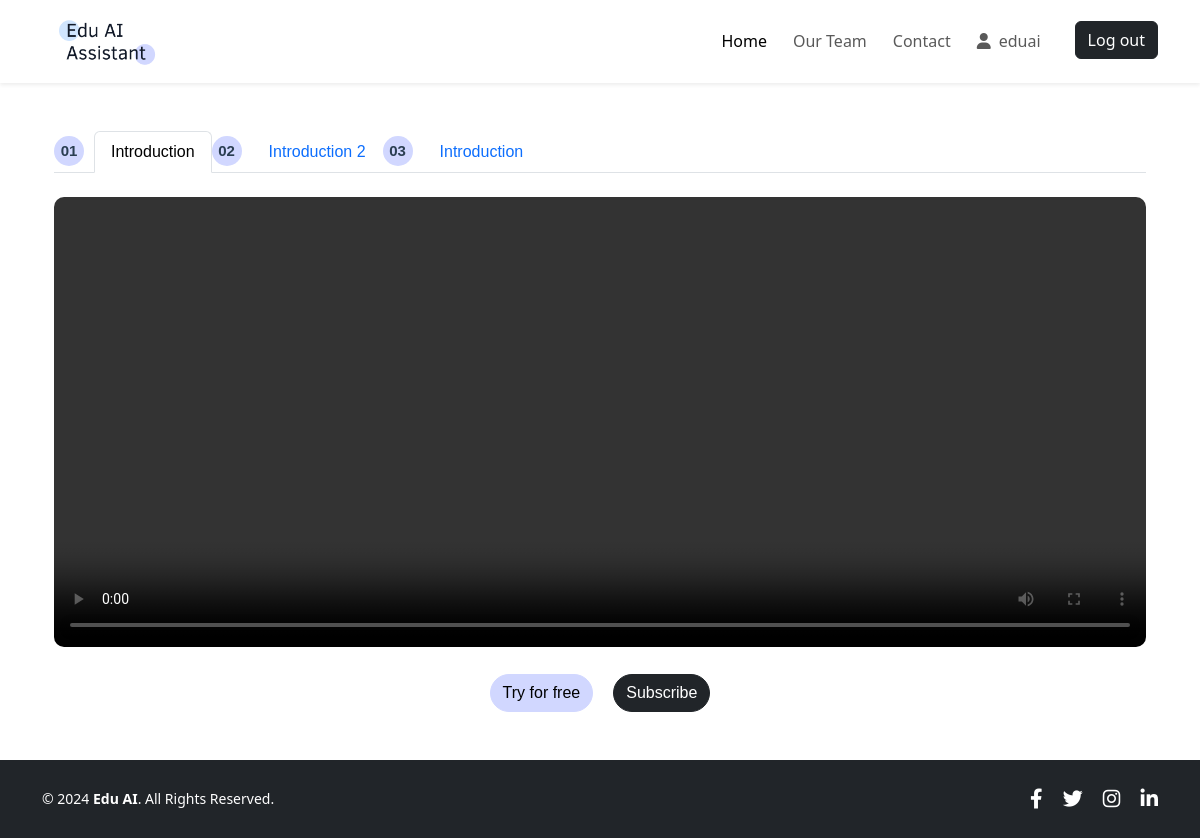
The app's page /guide/ (signed in) with its own data.
### pages/models.py (models this page shows, shortened)
class GuideStep(models.Model):
    step_number = models.IntegerField()
    title = models.CharField(max_length=255)
    video = models.FileField(upload_to='videos/guide', default='videos/default.mp4')
    created_at = models.DateTimeField(default=timezone.now)

### pages/views.py (the view)
# urls.py: path('guide/', views.guide_view, name='guide'),
def guide_view(request):
    guide_steps = GuideStep.objects.all().order_by('step_number')
    return render(request, 'pages/guide_page.html', {'guide_steps': guide_steps})

### templates/pages/guide_page.html (shortened to what this page needs)
{% extends "base.html" %}
{% load static %}
{% block css %}
<link href="https://cdn.jsdelivr.net/npm/bootstrap@5.3.0-alpha3/dist/css/bootstrap.min.css" rel="stylesheet">
{% endblock %}
{% block content %}
<div class="container mt-5 mb-5">
    <ul class="nav nav-tabs" id="guideTab" role="tablist">
        {% for step in guide_steps %}
        <li class="nav-item" role="presentation">
            <div class="step-navigation">
                <div class="number-circle">
                    0{{ step.step_number }}
                </div>
                <button class="nav-link {% if forloop.first %}active{% endif %}"
                        id="step-{{ step.step_number }}-tab"
                        data-bs-toggle="tab"
                        data-bs-target="#step-{{ step.step_number }}"
                        type="button" role="tab"
                        aria-controls="step-{{ step.step_number }}"
                        aria-selected="{% if forloop.first %}true{% else %}false{% endif %}">
                    {{ step.title }}
                </button>
            </div>
        </li>
        {% endfor %}
    </ul>
    <div class="tab-content mt-4" id="guideTabContent">
        {% for step in guide_steps %}
        <div class="tab-pane fade {% if forloop.first %}show active{% endif %}"
             id="step-{{ step.step_number }}"
             role="tabpanel"
             aria-labelledby="step-{{ step.step_number }}-tab">
            <video class="video-frame" width="100%" height="450" controls>
                <source src="{{ step.video.url }}" type="video/mp4">
            </video>
        </div>
        {% endfor %}
    </div>
    <div class="action-buttons">
        <button class="btn btn-primary" style="background-color:#D1D7FF; color:black; border-color:#D1D7FF; border-radius:23px;">Try for free</button>
        <button class="btn btn-dark" style="border-radius:23px;">Subscribe</button>
    </div>
</div>
{% endblock %}

### templates/base.html (shortened to what this page needs)
<!DOCTYPE html>
<html lang="en">
<head>
    <link href="https://cdn.jsdelivr.net/npm/bootstrap@5.3.0/dist/css/bootstrap.min.css" rel="stylesheet">
    <link rel="stylesheet" href="https://cdnjs.cloudflare.com/ajax/libs/font-awesome/6.0.0-beta3/css/all.min.css">
    {% load static %}
    <link rel="stylesheet" href="{% static 'css/base.css' %}">
    {% block css %}
    {% endblock %}
</head>
<body>
    <nav class="navbar navbar-expand-lg navbar-light bg-white shadow-sm scroll-left">
        <div class="container">
            <a class="navbar-brand" href="{% url 'home' %}">
                <img src="{% static 'images/logo.png' %}" alt="EDUAI" width="130">
            </a>
            <div class="collapse navbar-collapse" id="navbarNav">
                <ul class="navbar-nav ms-auto">
                    <li class="nav-item">
                        <a class="nav-link active" href="{% url 'home' %}">Home</a>
                    </li>
                    <li class="nav-item">
                        <a class="nav-link" href="#">Our Team</a>
                    </li>
                    <li class="nav-item">
                        <a class="nav-link" href="#">Contact</a>
                    </li>
                    {% if user.is_authenticated %}
                        <li class="nav-item d-flex align-items-center">
                            <a href="{% url 'profile' %}" class="nav-link d-flex align-items-center">
                                <span class="icon-circle">
                                    <i class="fas fa-user"></i>
                                </span>
                                <span class="ms-2">{{ user.username }}</span>
                            </a>
                        </li>
                        <form method="POST" action="{% url 'logout' %}" style="display:inline;">
                            <button type="submit" class="btn btn-dark ms-3">Log out</button>
                        </form>
                    {% else %}
                        <li class="nav-item">
                            <a class="btn btn-dark ms-3" href="{% url 'login' %}">Log in</a>
                        </li>
                    {% endif %}
                </ul>
            </div>
        </div>
    </nav>
    <main role="main" class="container" style="font-family: 'poppins', sans-serif;">
        {% block content %}
        {% endblock %}
    </main>
    <footer class="bg-dark text-white py-4 scroll-left">
        <div class="container d-flex justify-content-between align-items-center">
            <p class="mb-0">&copy; 2024 <strong>Edu AI</strong>. All Rights Reserved.</p>
            <div class="social-icons">
                <a href="#" class="text-white me-3"><i class="fab fa-facebook-f"></i></a>
                <a href="#" class="text-white me-3"><i class="fab fa-twitter"></i></a>
                <a href="#" class="text-white me-3"><i class="fab fa-instagram"></i></a>
                <a href="#" class="text-white"><i class="fab fa-linkedin-in"></i></a>
            </div>
        </div>
    </footer>
    {% load static %}
</body>
</html>

### eduai/static/css/base.css (style rules this page uses)
body { font-family: 'Arial', sans-serif; }
.scroll-left { opacity: 0; animation: slide-in-left 1s forwards; }
.navbar-brand { font-size: 1.5rem; font-weight: bold; }
.navbar .nav-link { font-size: 1rem; margin-right: 10px; }
.btn-dark { background-color: #111928; border-color: #111928; border-radius: 50px; font-size: medium; }
footer { background-color: #111928; }
footer p { margin: 0; font-size: 14px; }
.social-icons a { font-size: 20px; transition: color 0.3s ease; }

### templates/pages/guide_page.html (style rules this page uses)
.video-frame { max-width: 100%; border-radius: 10px; }
.action-buttons { display: flex; justify-content: center; margin-top: 20px; }
.action-buttons button { margin: 0 10px; }
.number-circle { background-color: #D1D7FF; color: #2A3E52; width: 30px; height: 30px; border-radius: 50%; display: flex; justify-content: center; align-items: center; font-size: 15px; font-weight: bold; text-align: center; margin-right: 10px; }
.step-navigation { display: flex; align-items: center; }

### records on screen
GuideStep: step_number "1", title "Introduction"
GuideStep: step_number "2", title "Introduction 2"
GuideStep: step_number "3", title "Introduction"

### other values on screen
{{ user.username }} "eduai"
